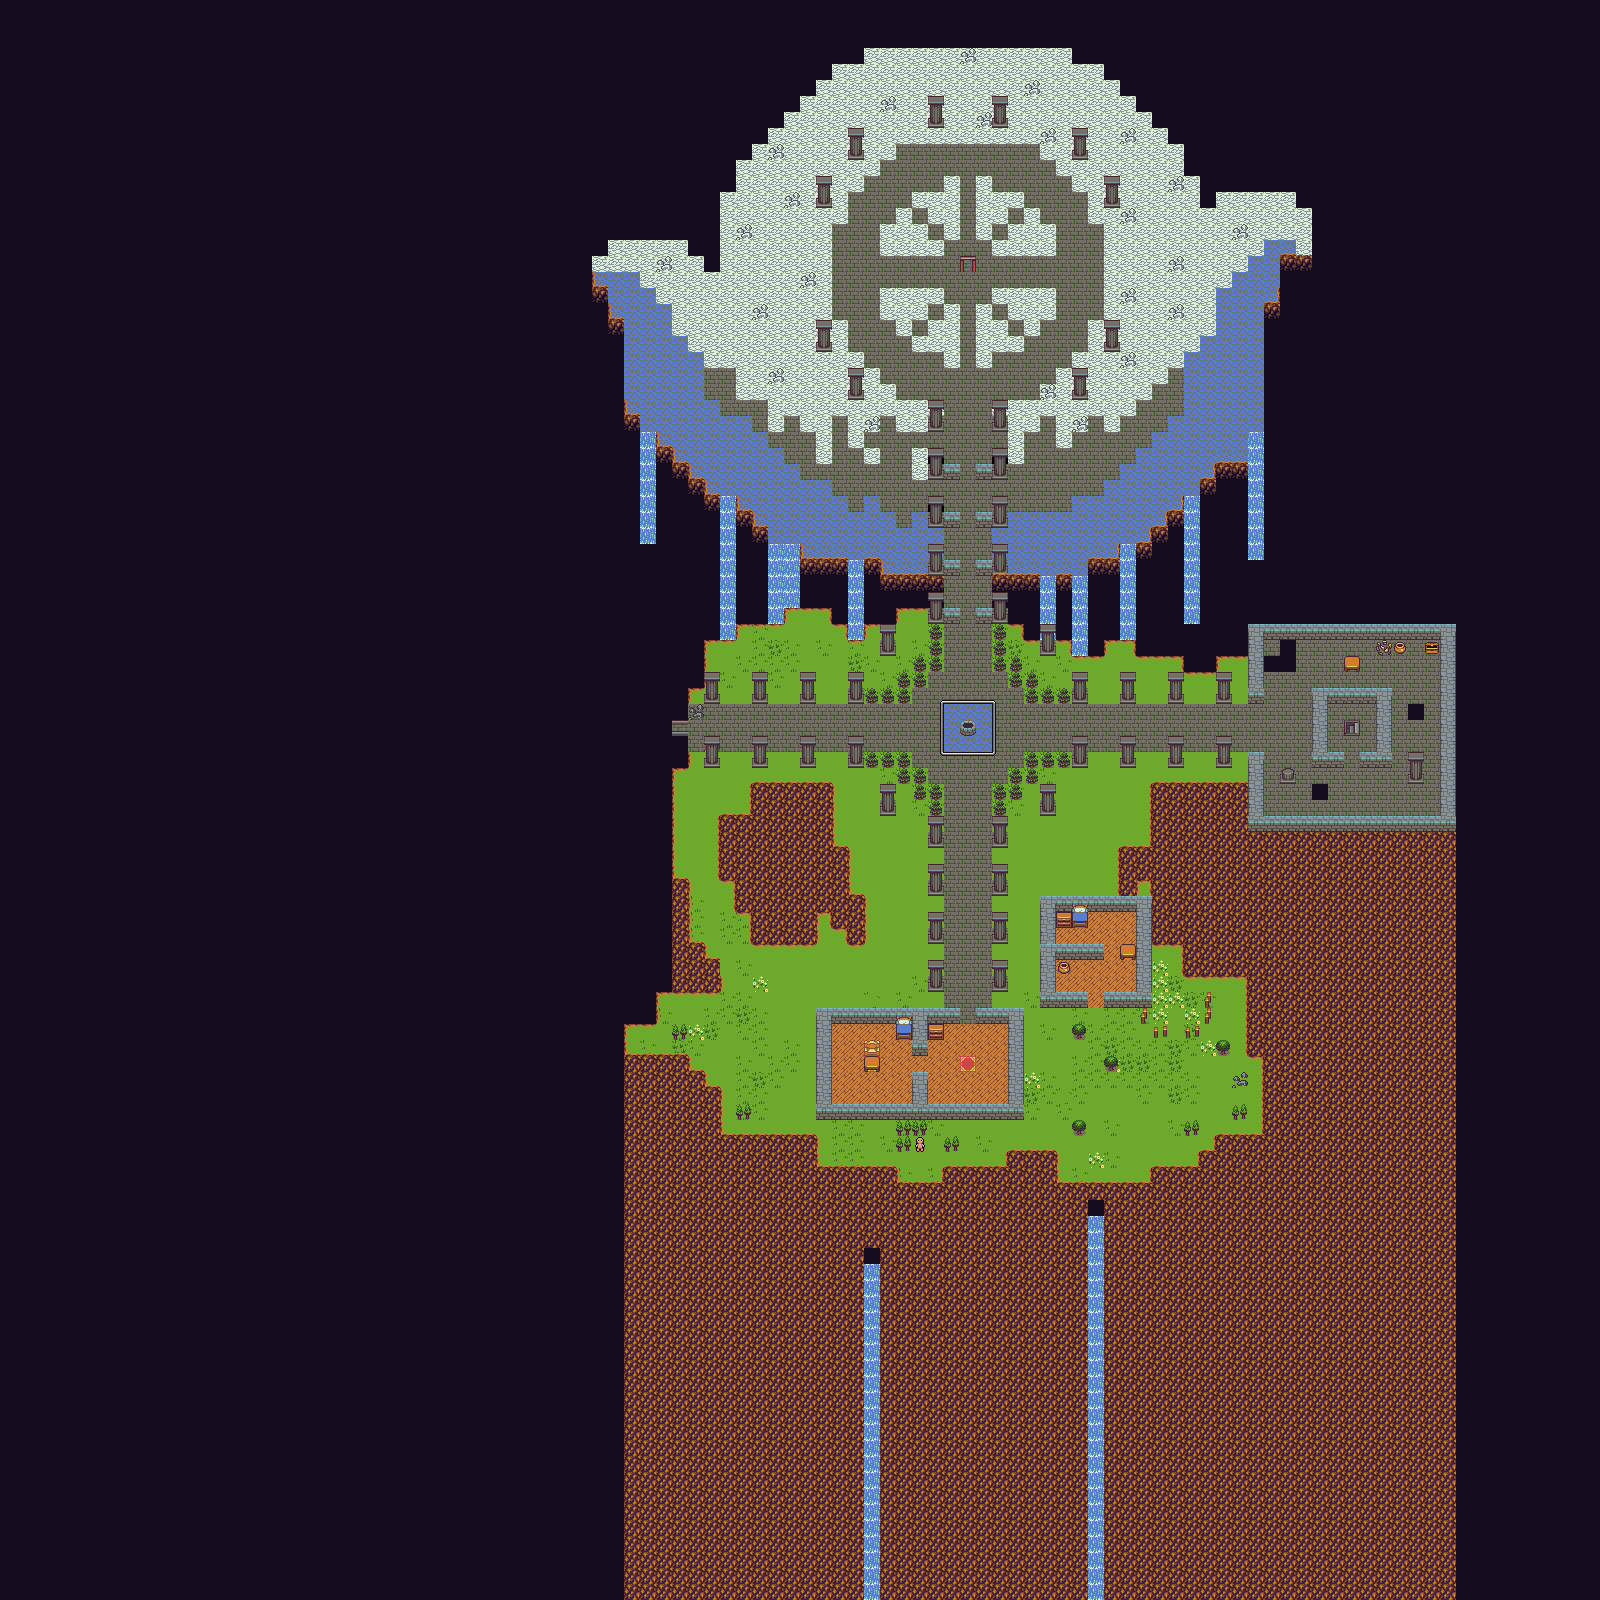

Rendered tile map (Tiled .tmx) drawn with the repository's tilesets; below, a short description and the map source with its tile grids summarised:
An orthogonal 100x100 tile map with 16x16 px tiles, 3 tile layers (base, detail, fringe) and 14 objects (7x door, 3x npc, 2x portal, east_tower_basement_entrance, playerspawn).

<map version="1.4" tiledversion="1.4.1" orientation="orthogonal" renderorder="right-down" width="100" height="100" tilewidth="16" tileheight="16" infinite="0" nextlayerid="6" nextobjectid="29">
 <editorsettings>
  <export target="hub.json" format="json" />
 </editorsettings>
 <properties>
  <property name="map_name" value="Empyrean Heights" />
  <property name="map_subtitle" value="Fortress in the Sky" />
  <property name="music_name" value="ambient_ominous" />
  <property name="water_direction_x" type="float" value="0.1" />
  <property name="water_direction_y" type="float" value="0.1" />
  <property name="water_drift_x" type="float" value="0.05" />
  <property name="water_drift_y" type="float" value="0.09" />
  <property name="water_speed" type="float" value="1" />
 </properties>
 <tileset firstgid="1" source="amalgamation.tsx" />
 <layer id="1" name="base" width="100" height="100">
  <data>[10000 cells, 9997 non-empty, 19 distinct tile ids]</data>
 </layer>
 <layer id="3" name="detail" width="100" height="100">
  <data>[10000 cells, 359 non-empty, 43 distinct tile ids]</data>
 </layer>
 <layer id="5" name="fringe" width="100" height="100">
  <data>[10000 cells, 50 non-empty, 2 distinct tile ids]</data>
 </layer>
 <objectgroup id="4" name="objects">
  <object id="6" name="playerspawn_door" type="door" x="960" y="1008" width="16" height="16">
   <properties>
    <property name="interact_id" type="int" value="1" />
    <property name="sprite_id" type="int" value="8" />
   </properties>
  </object>
  <object id="7" name="guide" type="npc" x="1072" y="960" width="16" height="16">
   <properties>
    <property name="interact_id" type="int" value="0" />
    <property name="sprite_id" type="int" value="1" />
   </properties>
  </object>
  <object id="14" name="east_tower_basement_door" type="door" x="1344" y="752" width="16" height="16">
   <properties>
    <property name="interact_id" type="int" value="2" />
    <property name="sprite_id" type="int" value="9" />
   </properties>
  </object>
  <object id="15" type="npc" x="1168" y="976" width="16" height="16">
   <properties>
    <property name="interact_id" type="int" value="3" />
    <property name="sprite_id" type="int" value="2" />
   </properties>
  </object>
  <object id="17" name="east_tower_basement_portal" type="portal" x="1344" y="720" width="16" height="16">
   <properties>
    <property name="exit_map" value="east_tower_basement" />
    <property name="exit_name" value="hub_entrance" />
   </properties>
  </object>
  <object id="18" name="east_tower_basement_entrance" x="1344" y="736" width="16" height="16" />
  <object id="20" name="sanctum entrance" type="door" x="960" y="608" width="16" height="16">
   <properties>
    <property name="interact_id" type="int" value="18" />
    <property name="sprite_id" type="int" value="9" />
   </properties>
  </object>
  <object id="22" name="generic_wood_door" type="door" x="1088" y="992" width="16" height="16">
   <properties>
    <property name="interact_id" type="int" value="1" />
    <property name="sprite_id" type="int" value="8" />
   </properties>
  </object>
  <object id="23" type="npc" x="912" y="1136" width="16" height="16">
   <properties>
    <property name="interact_id" type="int" value="17" />
   </properties>
  </object>
  <object id="24" name="sanctum entrance" type="door" x="960" y="560" width="16" height="16">
   <properties>
    <property name="interact_id" type="int" value="18" />
    <property name="sprite_id" type="int" value="9" />
   </properties>
  </object>
  <object id="25" name="sanctum entrance" type="door" x="960" y="512" width="16" height="16">
   <properties>
    <property name="interact_id" type="int" value="18" />
    <property name="sprite_id" type="int" value="9" />
   </properties>
  </object>
  <object id="26" name="sanctum entrance" type="door" x="960" y="464" width="16" height="16">
   <properties>
    <property name="interact_id" type="int" value="18" />
    <property name="sprite_id" type="int" value="9" />
   </properties>
  </object>
  <object id="27" name="east_tower_basement_portal" type="portal" x="960" y="256" width="16" height="16">
   <properties>
    <property name="exit_map" value="sanctum" />
    <property name="exit_name" value="hub_entrance" />
   </properties>
  </object>
  <object id="28" name="playerspawn" type="playerspawn" x="960" y="1056" width="16" height="16" />
 </objectgroup>
</map>